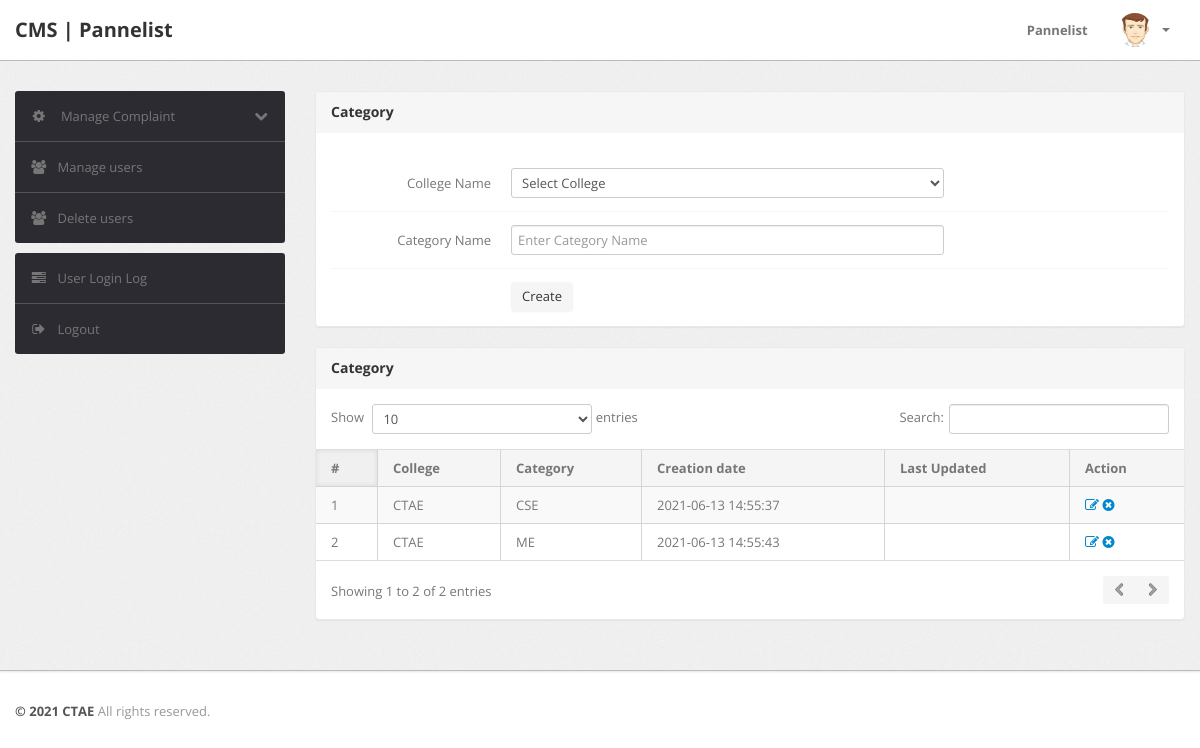
Screenshot of /pannelist/subcategory.php (signed in) with the database file from the repository.
### tables this page shows
CREATE TABLE `subcategory` (
  `id` int(11) NOT NULL,
  `categoryid` int(11) NOT NULL,
  `subcategory` varchar(255) NOT NULL,
  `creationDate` timestamp NOT NULL DEFAULT current_timestamp(),
  `updationDate` varchar(255) NOT NULL
);

CREATE TABLE `category` (
  `id` int(11) NOT NULL,
  `categoryName` varchar(255) NOT NULL,
  `categoryDescription` longtext NOT NULL,
  `creationDate` timestamp NOT NULL DEFAULT current_timestamp(),
  `updationDate` varchar(255) NOT NULL
);

### pannelist/subcategory.php (the view, shortened to what this page needs)
<?php
include('include/config.php');
if(strlen($_SESSION['alogin'])==0)
	{
header('location:index.php');
}
else{
?>
<!DOCTYPE html>
<html lang="en">
<head>
	<link type="text/css" href="bootstrap/css/bootstrap.min.css" rel="stylesheet">
	<link type="text/css" href="bootstrap/css/bootstrap-responsive.min.css" rel="stylesheet">
	<link type="text/css" href="css/theme.css" rel="stylesheet">
	<link type="text/css" href="images/icons/css/font-awesome.css" rel="stylesheet">
</head>
<body>
<?php include('include/header.php');?>
	<div class="wrapper">
		<div class="container">
			<div class="row">
<?php include('include/sidebar.php');?>
			<div class="span9">
					<div class="content">
						<div class="module">
							<div class="module-head">
								<h3>Category</h3>
							</div>
							<div class="module-body">
									<br />
			<form class="form-horizontal row-fluid" name="subcategory" method="post" >
<div class="control-group">
<label class="control-label" for="basicinput">College Name</label>
<div class="controls">
<select name="category" class="span8 tip" required>
<option value="">Select College</option>
</select>
</div>
</div>
<div class="control-group">
<label class="control-label" for="basicinput">Category Name</label>
<div class="controls">
<input type="text" placeholder="Enter Category Name"  name="subcategory" class="span8 tip" required>
</div>
</div>
	<div class="control-group">
											<div class="controls">
												<button type="submit" name="submit" class="btn">Create</button>
											</div>
										</div>
									</form>
							</div>
						</div>
	<div class="module">
							<div class="module-head">
								<h3>Category</h3>
							</div>
							<div class="module-body table">
								<table cellpadding="0" cellspacing="0" border="0" class="datatable-1 table table-bordered table-striped	 display" width="100%">
									<thead>
										<tr>
											<th>#</th>
											<th>College</th>
											<th>Category</th>
											<th>Creation date</th>
											<th>Last Updated</th>
											<th>Action</th>
										</tr>
									</thead>
									<tbody>
<?php $query=mysqli_query($bd, "select subcategory.id,category.categoryName,subcategory.subcategory,subcategory.creationDate,subcategory.updationDate from subcategory join category on category.id=subcategory.categoryid");
$cnt=1;
while($row=mysqli_fetch_array($query))
{
?>
										<tr>
											<td><?php echo htmlentities($cnt);?></td>
											<td><?php echo htmlentities($row['categoryName']);?></td>
											<td><?php echo htmlentities($row['subcategory']);?></td>
											<td> <?php echo htmlentities($row['creationDate']);?></td>
											<td><?php echo htmlentities($row['updationDate']);?></td>
											<td>
											<a href="edit-subcategory.php?id=<?php echo $row['id']?>" ><i class="icon-edit"></i></a>
											<a href="subcategory.php?id=<?php echo $row['id']?>&del=delete" onClick="return confirm('Are you sure you want to delete?')"><i class="icon-remove-sign"></i></a></td>
										</tr>
										<?php $cnt=$cnt+1; } ?>
								</table>
							</div>
						</div>
					</div>
				</div>
			</div>
		</div>
	</div>
<?php include('include/footer.php');?>
</body>
<?php } ?>

### rows the page displays
subcategory: categoryid.categoryName "CTAE", subcategory "CSE", creationDate "2021-06-13 14:55:37"
subcategory: categoryid.categoryName "CTAE", subcategory "ME", creationDate "2021-06-13 14:55:43"
